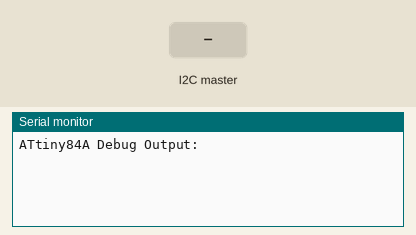
A sketch run on a simulated Arduino Uno, built with avr-gcc and run on an emulated ATmega328P. Shown: the last lines printed to the serial monitor. Inputs (shaded band) come from the test bench.

Above: at 1.2 s.
1.3 s: the I2C master sends the byte 1
At 1.8 s:
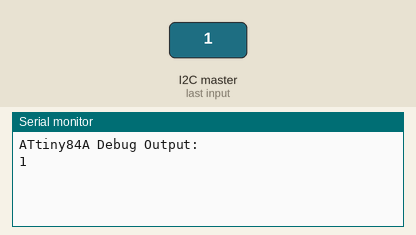
2.8 s: the I2C master sends the byte 0
At 4.1 s:
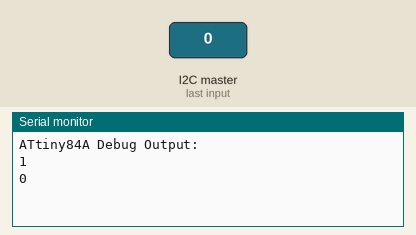

Measured:
- after the input at 1.3 s, the serial monitor: prints a new line at once (image 1)
- after the input at 2.8 s, the serial monitor: prints a new line at once (image 2)

The sketch:

slave_arduino.ino
```cpp
#include <Wire.h>

#define ASCII_SIGNAL 0xFF

void setup() {
  Wire.begin(1); // 7 bit
  Serial.begin(9600);           // start serial for output
  while(!Serial);
  Serial.println("ATtiny84A Debug Output:");
}

void loop() {
  Wire.onReceive(receiveEvent); // register event
  delay(100);
}

// function that executes whenever data is received from master
// this function is registered as an event, see setup()
void receiveEvent(int numBytes) {
  while (0 < Wire.available()) { // loop through all
    uint8_t x = Wire.read(); // receive byte
    if (x == ASCII_SIGNAL) {
      do {
        x = Wire.read();
        if (x != ASCII_SIGNAL) {
          Serial.println(x);
        }
      } while (x != ASCII_SIGNAL);
    } else {
      Serial.println(x);         // print the byte
    }
  }
}
```
